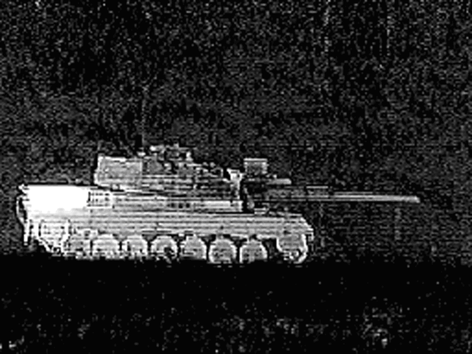
%> input picture source_images/LWIR.tif, 472 x 354 px
$ octave example_enhancement.m   (GNU Octave 9; MATLAB toolbox functions it lacks are replaced by stand-ins)
%> lines starting %> are read from the running program, lines starting %| are printed output that depends on the picture; in (x1, y1, x2, y2) boxes, pixels count from 0 and x2, y2 are one past the last pixel; in counts of white or black regions, pixels touching at a corner belong together; the program's own positions count from 1
### guidedImageFilter-master/guidedfilter.m
function q = guidedfilter(I, p, r, eps)
%   GUIDEDFILTER   O(1) time implementation of guided filter.
%
%   - guidance image: I (should be a gray-scale/single channel image)
%   - filtering input image: p (should be a gray-scale/single channel image)
%   - local window radius: r
%   - regularization parameter: eps

[hei, wid] = size(I);
N = boxfilter(ones(hei, wid), r); % the size of each local patch; N=(2r+1)^2 except for boundary pixels.

mean_I = boxfilter(I, r) ./ N;
mean_p = boxfilter(p, r) ./ N;
mean_Ip = boxfilter(I.*p, r) ./ N;
cov_Ip = mean_Ip - mean_I .* mean_p; % this is the covariance of (I, p) in each local patch.

mean_II = boxfilter(I.*I, r) ./ N;
var_I = mean_II - mean_I .* mean_I;

a = cov_Ip ./ (var_I + eps); % Eqn. (5) in the paper;
b = mean_p - a .* mean_I; % Eqn. (6) in the paper;

mean_a = boxfilter(a, r) ./ N;
mean_b = boxfilter(b, r) ./ N;

q = mean_a .* I + mean_b; % Eqn. (8) in the paper;
end

### guidedImageFilter-master/boxfilter.m
function imDst = boxfilter(imSrc, r)

%   BOXFILTER   O(1) time box filtering using cumulative sum
%
%   - Definition imDst(x, y)=sum(sum(imSrc(x-r:x+r,y-r:y+r)));
%   - Running time independent of r;
%   - Equivalent to the function: colfilt(imSrc, [2*r+1, 2*r+1], 'sliding', @sum);
%   - But much faster.

[hei, wid] = size(imSrc);
imDst = zeros(size(imSrc));

%cumulative sum over Y axis
imCum = cumsum(imSrc, 1);
%difference over Y axis
imDst(1:r+1, :) = imCum(1+r:2*r+1, :);
imDst(r+2:hei-r, :) = imCum(2*r+2:hei, :) - imCum(1:hei-2*r-1, :);
imDst(hei-r+1:hei, :) = repmat(imCum(hei, :), [r, 1]) - imCum(hei-2*r:hei-r-1, :);

%cumulative sum over X axis
imCum = cumsum(imDst, 2);
%difference over Y axis
imDst(:, 1:r+1) = imCum(:, 1+r:2*r+1);
imDst(:, r+2:wid-r) = imCum(:, 2*r+2:wid) - imCum(:, 1:wid-2*r-1);
imDst(:, wid-r+1:wid) = repmat(imCum(:, wid), [1, r]) - imCum(:, wid-2*r:wid-r-1);
end

### guidedImageFilter-master/example_enhancement.m
% example: detail enhancement
% figure 6 in our paper

close all;

[imagename1 imagepath1]=uigetfile('source_images\*.jpg;*.bmp;*.png;*.tif;*.tiff;*.pgm;*.gif','Please choose the first input image');
%> the answer given: ../source_images/LWIR.tif
I=imread(strcat(imagepath1,imagename1));
%> I is the input picture: size 354x472x3 uint8; mean R, G, B 39.4, 39.4, 39.4
I=double(I);
%> I: size 354x472x3 double
p = I;

r = 16;
eps = 0.1^2;

q = zeros(size(I));

q(:, :, 1) = guidedfilter(I(:, :, 1), p(:, :, 1), r, eps);
%> in boxfilter, `imDst(:, wid-r+1:wid) = repmat(imCum(:, wid), [1, r]) - imCum(:, wid-2..`: imDst: size 354x472 double; min 289, max 1089, mean 1045.1
%> in boxfilter (call 2), `imDst(hei-r+1:hei, :) = repmat(imCum(hei, :), [r, 1]) - imCum(hei-2*r:..`: imDst: size 354x472 double; min 50, max 8296, mean 1288.8
%> in boxfilter (call 2), `imDst(:, 1:r+1) = imCum(:, 1+r:2*r+1);`: imDst: size 354x472 double; min 53, max 111403, mean 2198
%> in boxfilter (call 2), `imDst(:, wid-r+1:wid) = repmat(imCum(:, wid), [1, r]) - imCum(:, wid-2..`: imDst: size 354x472 double; min 2260, max 268633, mean 41993.7
%> in boxfilter (call 4), `imDst(hei-r+1:hei, :) = repmat(imCum(hei, :), [r, 1]) - imCum(hei-2*r:..`: imDst: size 354x472 double; min 171, max 2087914, mean 148698.9
%> in boxfilter (call 4), `imDst(:, 1:r+1) = imCum(:, 1+r:2*r+1);`: imDst: size 354x472 double; min 171, max 19160057, mean 216889.5
%> in boxfilter (call 4), `imDst(:, wid-r+1:wid) = repmat(imCum(:, wid), [1, r]) - imCum(:, wid-2..`: imDst: size 354x472 double; min 9244, max 66560233, mean 4880445.2
%> in guidedfilter, `cov_Ip = mean_Ip - mean_I .* mean_p;`:
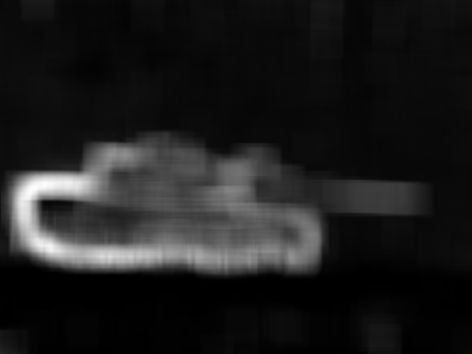
%> cov_Ip: size 354x472 double; min 0.0202, max 9796.4, mean 1122.3; drawn with min black and max white
%> call 6 of boxfilter, with r = 16
%> in boxfilter (call 6), `imCum = cumsum(imSrc, 1);`:
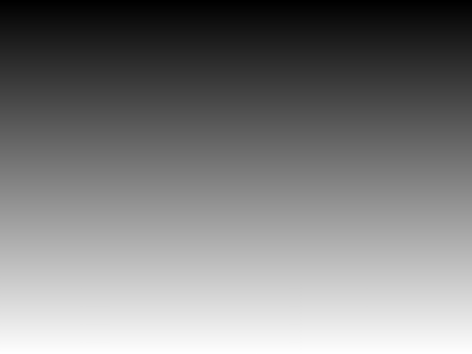
%> imCum: size 354x472 double; min 1, max 354, mean 177.5; drawn with min black and max white
%> in boxfilter (call 6), `imDst(hei-r+1:hei, :) = repmat(imCum(hei, :), [r, 1]) - imCum(hei-2*r:..`:
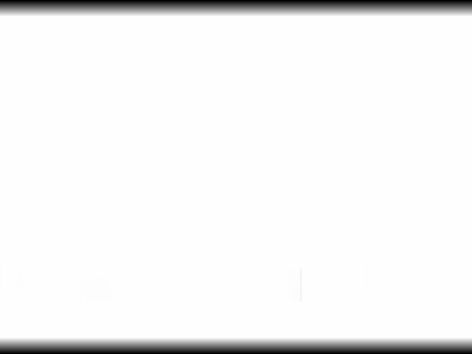
%> imDst: size 354x472 double; min 16.99, max 33, mean 32.2; drawn with min black and max white
%> in boxfilter (call 6), `imCum = cumsum(imDst, 2);`:
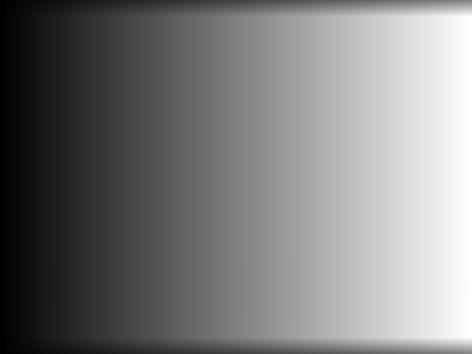
%> imCum: size 354x472 double; min 17, max 15575.9, mean 7621.7; drawn with min black and max white
%> call 7 of boxfilter, with r = 16
%> in boxfilter (call 7), `imDst(hei-r+1:hei, :) = repmat(imCum(hei, :), [r, 1]) - imCum(hei-2*r:..`: imDst: size 354x472 double; min 0.00259, max 2.75, mean 0.0302
%> in boxfilter (call 7), `imCum = cumsum(imDst, 2);`:
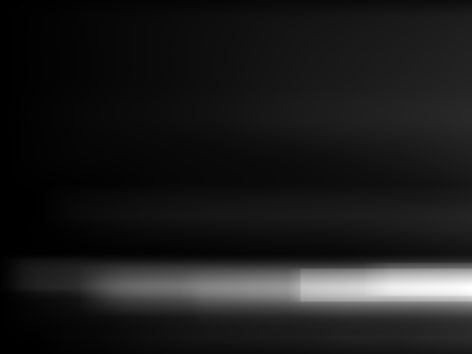
%> imCum: size 354x472 double; min 0.00259, max 67.64, mean 7.5; drawn with min black and max white
%> in boxfilter (call 7), `imDst(:, 1:r+1) = imCum(:, 1+r:2*r+1);`:
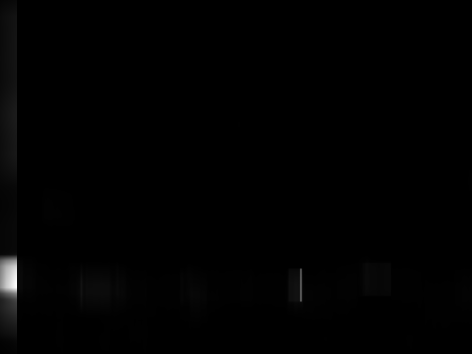
%> imDst: size 354x472 double; min 0.00353, max 7.99, mean 0.0659; drawn with min black and max white
%> in boxfilter (call 7), `imDst(:, r+2:wid-r) = imCum(:, 2*r+2:wid) - imCum(:, 1:wid-2*r-1);`:
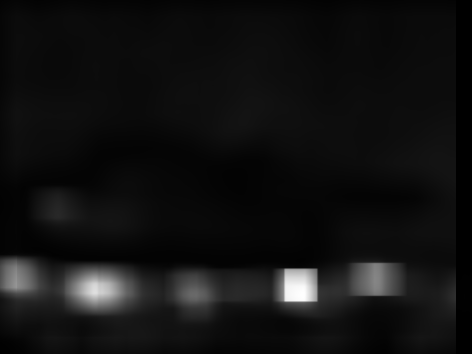
%> imDst: size 354x472 double; min 0.00767, max 13.6, mean 0.953; drawn with min black and max white
%> in boxfilter (call 7), `imDst(:, wid-r+1:wid) = repmat(imCum(:, wid), [1, r]) - imCum(:, wid-2..`: imDst: size 354x472 double; 3.39% of pixels changed, all inside (x1, y1, x2, y2) = (456, 0, 472, 354)
q(:, :, 2) = guidedfilter(I(:, :, 2), p(:, :, 2), r, eps);
q(:, :, 3) = guidedfilter(I(:, :, 3), p(:, :, 3), r, eps);

I_enhanced = (I - q) * 5 + q;

figure();
imshow([uint8(I), q, I_enhanced], [0, 255]);
